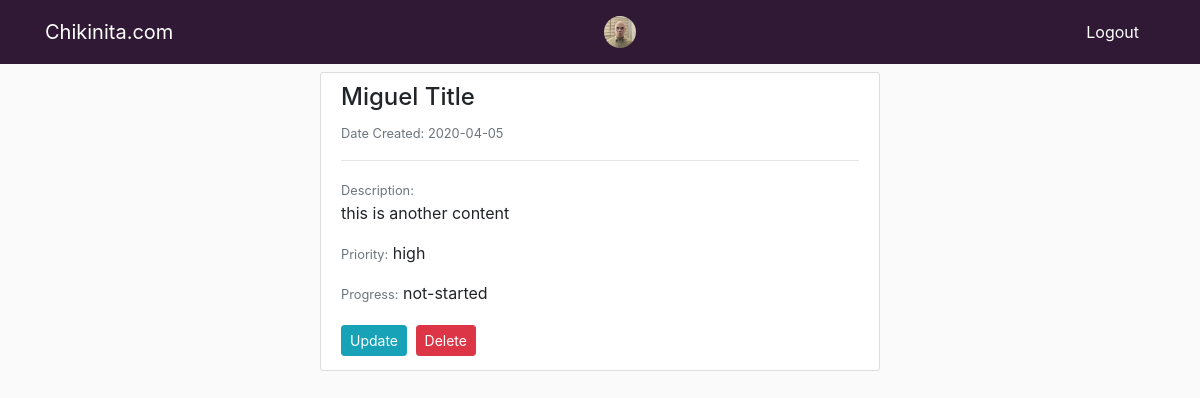
Before: /bug/1 (signed in) with the older database file.
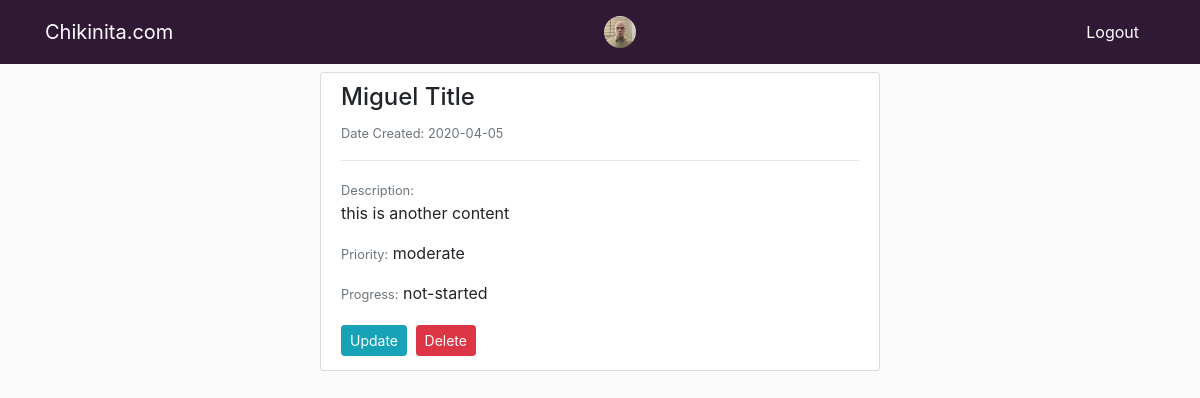
After: the same page with the newer database file.
### app/models.py (models this page shows, shortened)
class User(UserMixin, db.Model):
    id = db.Column(db.Integer, primary_key=True)
    username = db.Column(db.String(64), index=True, unique=True)
    email = db.Column(db.String(120), index=True, unique=True)
    image_file = db.Column(db.String(20), nullable=False, default='default.png')
    password_hash = db.Column(db.String(128))
    trackers = db.relationship('Tracker', backref='author', lazy='dynamic')
    last_seen = db.Column(db.DateTime, nullable=True, default=datetime.utcnow)
    def __repr__(self):
        return f"User('{self.username}', '{self.email}', '{self.image_file}, '{self.last_seen}')"

class Tracker(db.Model):
    id = db.Column(db.Integer, primary_key=True)
    subject = db.Column(db.String(140), nullable=False)
    content = db.Column(db.String(300), nullable=False)
    priority = db.Column(db.String(16), nullable=False)
    progress = db.Column(db.String(16), nullable=False)
    date_created = db.Column(db.DateTime, default=datetime.utcnow)
    user_id = db.Column(db.Integer, db.ForeignKey('user.id'))

### app/routes.py (the view)
@app.route("/bug/<int:track_id>")
def bug(track_id):
    bug = Tracker.query.get_or_404(track_id)
    return render_template('bug.html', title=bug.subject, bug=bug)

### app/models.py (called while the page is built)
@login.user_loader
def load_user(id):
    return User.query.get(int(id))

### app/routes.py (called while the page is built)
@app.before_request
def before_request():
    if current_user.is_authenticated:
        current_user.last_seen = datetime.utcnow()
        db.session.commit()

### app/templates/bug.html (shortened to what this page needs)
{% extends "base.html" %}
{% block content %}
    <article class="media content-section">
        <div class="media-body">
            <div class="article-metadata">
                <h4 class="article-label">{{ bug.subject.title() }}</h4>
                <small class="text-muted">Date Created: {{ bug.date_created.strftime('%Y-%m-%d') }}</small><hr>
                    <p class="article-label">
                    <small class="text-muted">Description:</small><br>
                    {{ bug.content }}</p>
                    <p class="article-content">
                        <small class="text-muted">Priority:</small> {{ bug.priority }}</p>
                        <small class="text-muted">Progress:</small>  {{ bug.progress }}</p>
                </div>
                <div>
                    <a class="btn btn-info btn-sm mt-1 mb-1" href="{{ url_for('update_bug', track_id=bug.id) }}">Update</a>
                    <button type="button", class="btn btn-danger btn-sm m-1" data-toggle="modal" data-target="#deleteModal">Delete</button>
                </div>
    </article>
{% endblock content %}

### app/templates/base.html (shortened to what this page needs)
<!DOCTYPE html>
<html lang="en">
<head>
  <link rel="stylesheet" href="https://maxcdn.bootstrapcdn.com/bootstrap/4.4.1/css/bootstrap.min.css">
  <link href="{{ url_for('static', filename='main.css') }}" rel="stylesheet">
</head>
<body>
  <nav class="navbar navbar-expand-lg navbar-dark bg-dark_purple fixed-top">
    <div class="container">
      <a class="navbar-brand" href="{{ url_for('index') }}">Chikinita.com</a>
        {% if current_user.is_anonymous %}
        <ul class="navbar-nav">
          <li class="nav-item">
                <a class="nav-link" href="{{ url_for('login') }}">Login <span class="sr-only">(current)</span></a>
                </li>
        {% else %}
          <li class="nav-item nav-link">
            <div class="avatar-cell d-none d-sm-block">
              <a id="welcome" href="{{ url_for('user', username=current_user) }}">
              <img class="rounded-circle small-image img-fluid"
              src="{{ url_for('static', filename='profile_pics/' + current_user.image_file) }}">
              <span class="sr-only">(current)</span></a>
              </div>
                </li>
          <li class="nav-item nav-link">
            <a id="welcome" href="{{ url_for('logout') }}">Logout <span class="sr-only">(current)</span></a>
            </li>
        {% endif %}
      </nav>
  <div id="page-content-wrapper">
    <div class="container-fluid"">
  {% block content %}
  {% endblock %}
    </div>
    </div>
    </body>
    </html>

### app/static/main.css (style rules this page uses)
body { padding-top: 56px; background-color: #fafafa; margin-top: 1rem; font-size: 1em; }
.bg-dark_purple { background-color: #301934; }
#welcome { color: white; }
.content-section { background: #ffffff; padding: 10px 20px; border: 1px solid #dddddd; border-radius: 3px; margin-bottom: 20px; margin-left: auto; margin-right: auto; width: 35em; }
.small-image { height: 32px; width: 32px; margin-right: 20px; vertical-align: middle; }

Changed rows visible on the page:
changed Tracker "Miguel Title": priority "high" → "moderate"
